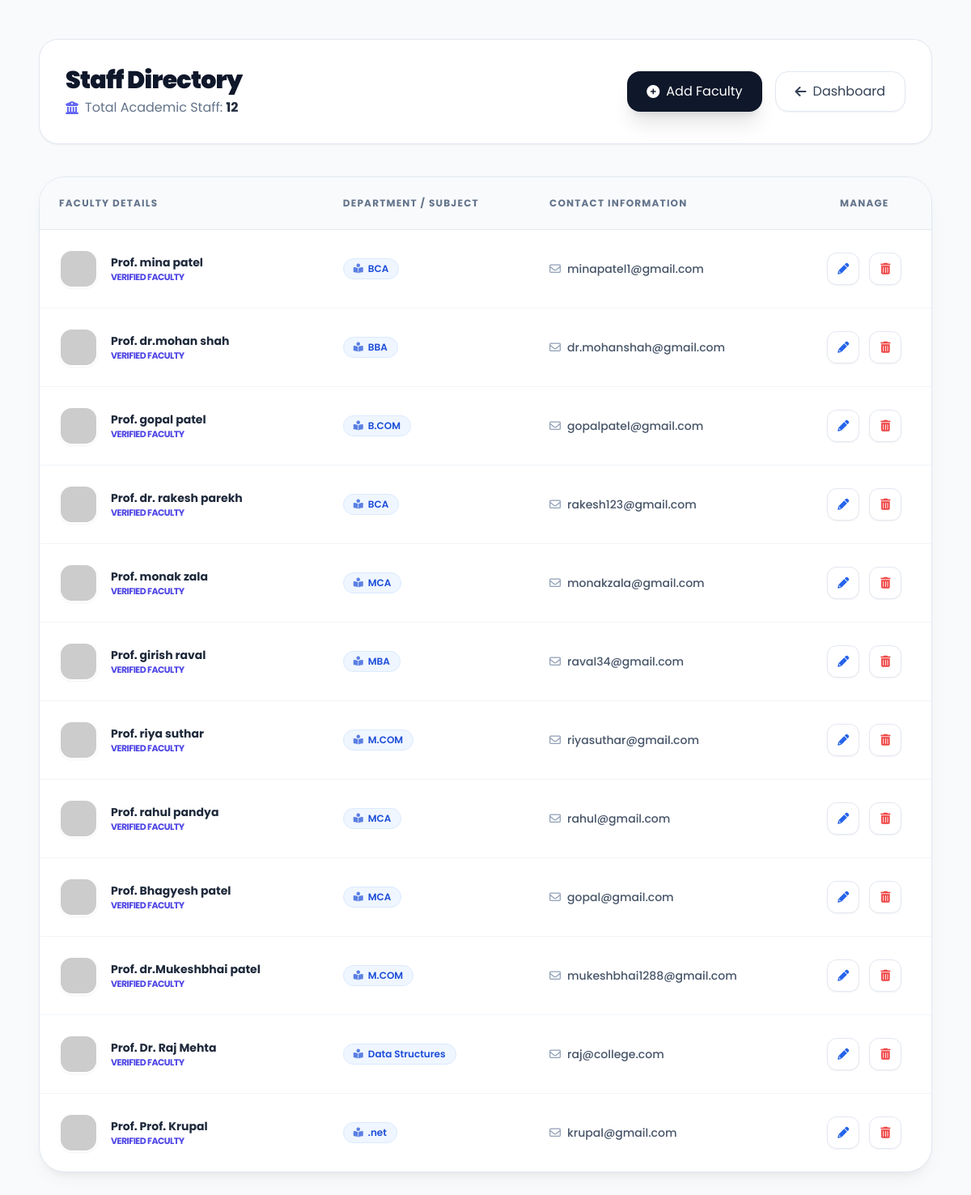
The app's page /faculty/ with its own data.
### campus/models.py (models this page shows, shortened)
class Faculty(models.Model):
    user = models.OneToOneField(
        User,
        on_delete=models.SET_NULL,
        null=True,
        blank=True,
        related_name='faculty_profile',
    )
    name = models.CharField(max_length=100)
    department = models.CharField(max_length=100, default="General")
    subject = models.CharField(max_length=50)
    email = models.EmailField(unique=True)
    phone = models.CharField(max_length=20, blank=True, null=True)

### campus/views.py (the view)
# urls.py: path('faculty/', views.faculty_page, name='faculty_page'),
def faculty_page(request):
    faculties = Faculty.objects.all()
    return render(request, 'faculty.html', {'faculties': faculties})

### campus/templates/faculty.html (shortened to what this page needs)
<!DOCTYPE html>
<html lang="en">
<head>
    <script src="https://cdn.tailwindcss.com"></script>
    <link rel="stylesheet" href="https://cdnjs.cloudflare.com/ajax/libs/font-awesome/6.0.0/css/all.min.css">
</head>
<body class="min-h-screen">
    <div class="p-6 md:p-12 max-w-7xl mx-auto">
        <div class="flex flex-col md:flex-row justify-between items-start md:items-center mb-10 gap-6 bg-white p-8 rounded-3xl border border-slate-200 shadow-sm">
            <div>
                <h1 class="text-3xl font-black text-slate-900 tracking-tight">Staff Directory</h1>
                <p class="text-slate-500 mt-1 flex items-center">
                    <i class="fas fa-university mr-2 text-indigo-500"></i>
                    Total Academic Staff: <span class="ml-1 font-bold text-slate-800">{{ faculties|length }}</span>
                </p>
            </div>
            <div class="flex gap-4">
                <button onclick="toggleModal()" class="bg-slate-900 text-white px-6 py-3 rounded-2xl shadow-xl hover:bg-slate-800 transition-all flex items-center active:scale-95">
                    <i class="fas fa-plus-circle mr-2"></i> Add Faculty
                </button>
                <a href="{% url 'master_admin' %}" class="bg-white text-slate-700 border border-slate-200 px-6 py-3 rounded-2xl hover:bg-slate-50 transition-all flex items-center shadow-sm">
                    <i class="fas fa-arrow-left mr-2"></i> Dashboard
                </a>
            </div>
        </div>
        <div class="bg-white rounded-[2rem] border border-slate-200 overflow-hidden custom-shadow">
            <div class="overflow-x-auto">
                <table class="w-full text-left">
                    <thead>
                        <tr class="bg-slate-50 border-b border-slate-200">
                            <th class="p-6 text-xs font-bold text-slate-500 uppercase tracking-widest">Faculty Details</th>
                            <th class="p-6 text-xs font-bold text-slate-500 uppercase tracking-widest">Department / Subject</th>
                            <th class="p-6 text-xs font-bold text-slate-500 uppercase tracking-widest">Contact Information</th>
                            <th class="p-6 text-xs font-bold text-slate-500 uppercase tracking-widest text-center">Manage</th>
                        </tr>
                    </thead>
                    <tbody class="divide-y divide-slate-100">
                        {% for f in faculties %}
                        <tr class="hover:bg-indigo-50/30 transition-all group">
                            <td class="p-6">
                                <div class="flex items-center gap-4">
                                    <div class="h-12 w-12 rounded-2xl bg-indigo-100 flex-shrink-0 flex items-center justify-center border-2 border-white shadow-sm overflow-hidden">
                                        <img src="https://ui-avatars.com/api/?name={{ f.name }}&background=6366f1&color=fff&bold=true" alt="avatar">
                                    </div>
                                    <div>
                                        <div class="text-sm font-bold text-slate-800">Prof. {{ f.name }}</div>
                                        <div class="text-[11px] text-indigo-600 font-bold uppercase tracking-tighter">Verified Faculty</div>
                                    </div>
                                </div>
                            </td>
                            <td class="p-6">
                                <span class="inline-flex items-center px-3 py-1 rounded-full text-xs font-semibold bg-blue-50 text-blue-700 border border-blue-100">
                                    <i class="fas fa-book-reader mr-1.5 opacity-70"></i> {{ f.subject }}
                                </span>
                            </td>
                            <td class="p-6 text-sm text-slate-600 font-medium">
                                <div class="flex items-center gap-2">
                                    <i class="far fa-envelope text-slate-400"></i> {{ f.email }}
                                </div>
                            </td>
                            <td class="p-6 text-center">
                                <div class="flex justify-center gap-3">
                                    <a href="{% url 'edit_faculty' f.id %}" class="h-10 w-10 flex items-center justify-center bg-white border border-slate-200 text-blue-600 rounded-xl hover:bg-blue-600 hover:text-white hover:border-blue-600 transition-all shadow-sm" title="Edit">
                                        <i class="fas fa-pencil-alt text-sm"></i>
                                    </a>
                                    <a href="{% url 'delete_faculty' f.id %}" onclick="return confirm('Are you sure you want to delete this faculty member?')" class="h-10 w-10 flex items-center justify-center bg-white border border-slate-200 text-red-500 rounded-xl hover:bg-red-600 hover:text-white hover:border-red-600 transition-all shadow-sm" title="Delete">
                                        <i class="fas fa-trash-alt text-sm"></i>
                                    </a>
                                </div>
                            </td>
                        </tr>
                        {% endfor %}
                    </tbody>
                </table>
            </div>
        </div>
    </div>
</body>
</html>

### campus/templates/faculty.html (style rules this page uses)
body { font-family: 'Poppins', sans-serif; background-color: #f8fafc; }
.custom-shadow { box-shadow: 0 10px 25px -5px rgba(0, 0, 0, 0.05), 0 8px 10px -6px rgba(0, 0, 0, 0.05); }

### records on screen
Faculty: name "mina patel", subject "BCA", email "minapatel1@gmail.com"
Faculty: name "dr.mohan shah", subject "BBA", email "dr.mohanshah@gmail.com"
Faculty: name "gopal patel", subject "B.COM", email "gopalpatel@gmail.com"
Faculty: name "dr. rakesh parekh", subject "BCA", email "rakesh123@gmail.com"
Faculty: name "monak zala", subject "MCA", email "monakzala@gmail.com"
Faculty: name "girish raval", subject "MBA", email "raval34@gmail.com"
Faculty: name "riya suthar", subject "M.COM", email "riyasuthar@gmail.com"
Faculty: name "rahul pandya", subject "MCA", email "rahul@gmail.com"
Faculty: name "Bhagyesh patel", subject "MCA", email "gopal@gmail.com"
Faculty: name "dr.Mukeshbhai patel", subject "M.COM", email "mukeshbhai1288@gmail.com"
Faculty: name "Dr. Raj Mehta", subject "Data Structures", email "raj@college.com"
Faculty: name "Prof. Krupal", subject ".net", email "krupal@gmail.com"

### other values on screen
{{ faculties|length }} "12"
